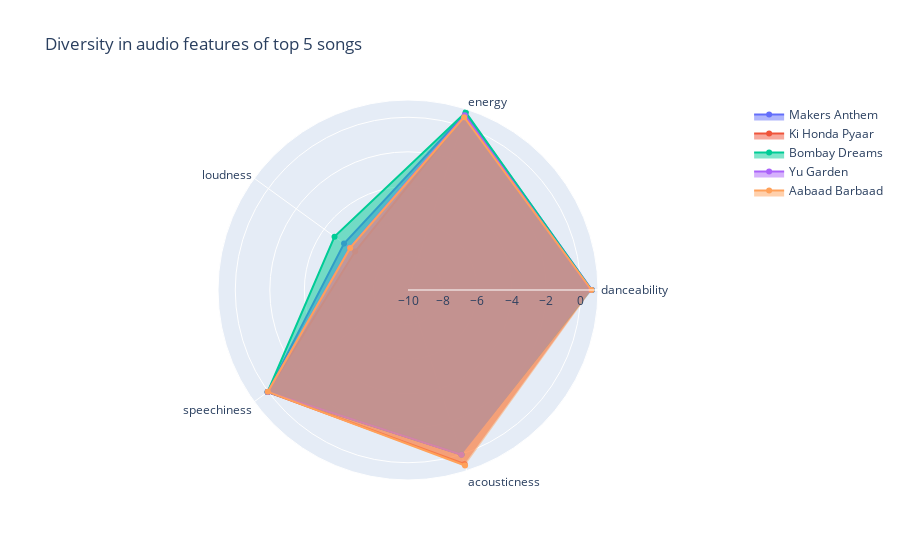

The cell this chart's notebook holds for it:
### Code cell
import plotly.graph_objects as go

categories = ['danceability','energy',
              'loudness', 'speechiness', 'acousticness']

fig = go.Figure()

fig.add_trace(go.Scatterpolar(
      r=[0.654,0.770,-5.422,0.0512,0.0180],
      theta=categories,
      fill='toself',
      name='Makers Anthem'
))

fig.add_trace(go.Scatterpolar(
      r=[0.585,0.633,-6.216,0.0414,0.5920],
      theta=categories,
      fill='toself',
      name='Ki Honda Pyaar'
))


fig.add_trace(go.Scatterpolar(
      r=[0.629,0.821,-4.743,0.0466,0.0194],
      theta=categories,
      fill='toself',
      name='Bombay Dreams'
))

fig.add_trace(go.Scatterpolar(
      r=[0.589,0.638,-5.849,0.0344,0.0301],
      theta=categories,
      fill='toself',
      name='Yu Garden'
))

fig.add_trace(go.Scatterpolar(
      r=[0.626,0.522,-5.857,0.0317,0.6860],
      theta=categories,
      fill='toself',
      name='Aabaad Barbaad'
))

fig.update_layout(
    title = "Diversity in audio features of top 5 songs",
    polar=dict(
    radialaxis=dict(
      visible=True,
      range=[-10, 1]
    )),
  showlegend=True)

fig.show()

### Figure 1 — Plotly figure (JSON) as saved in the notebook; plotly's stock layout.template omitted (floating-point values rounded to 4 significant figures)
{"data": [{"fill": "toself", "name": "Makers Anthem", "r": [0.654, 0.77, -5.422, 0.0512, 0.018], "theta": ["danceability", "energy", "loudness", "speechiness", "acousticness"], "type": "scatterpolar"}, {"fill": "toself", "name": "Ki Honda Pyaar", "r": [0.585, 0.633, -6.216, 0.0414, 0.592], "theta": ["danceability", "energy", "loudness", "speechiness", "acousticness"], "type": "scatterpolar"}, {"fill": "toself", "name": "Bombay Dreams", "r": [0.629, 0.821, -4.743, 0.0466, 0.0194], "theta": ["danceability", "energy", "loudness", "speechiness", "acousticness"], "type": "scatterpolar"}, {"fill": "toself", "name": "Yu Garden", "r": [0.589, 0.638, -5.849, 0.0344, 0.0301], "theta": ["danceability", "energy", "loudness", "speechiness", "acousticness"], "type": "scatterpolar"}, {"fill": "toself", "name": "Aabaad Barbaad", "r": [0.626, 0.522, -5.857, 0.0317, 0.686], "theta": ["danceability", "energy", "loudness", "speechiness", "acousticness"], "type": "scatterpolar"}], "layout": {"polar": {"radialaxis": {"range": [-10, 1], "visible": true}}, "showlegend": true, "title": {"text": "Diversity in audio features of top 5 songs"}}}
